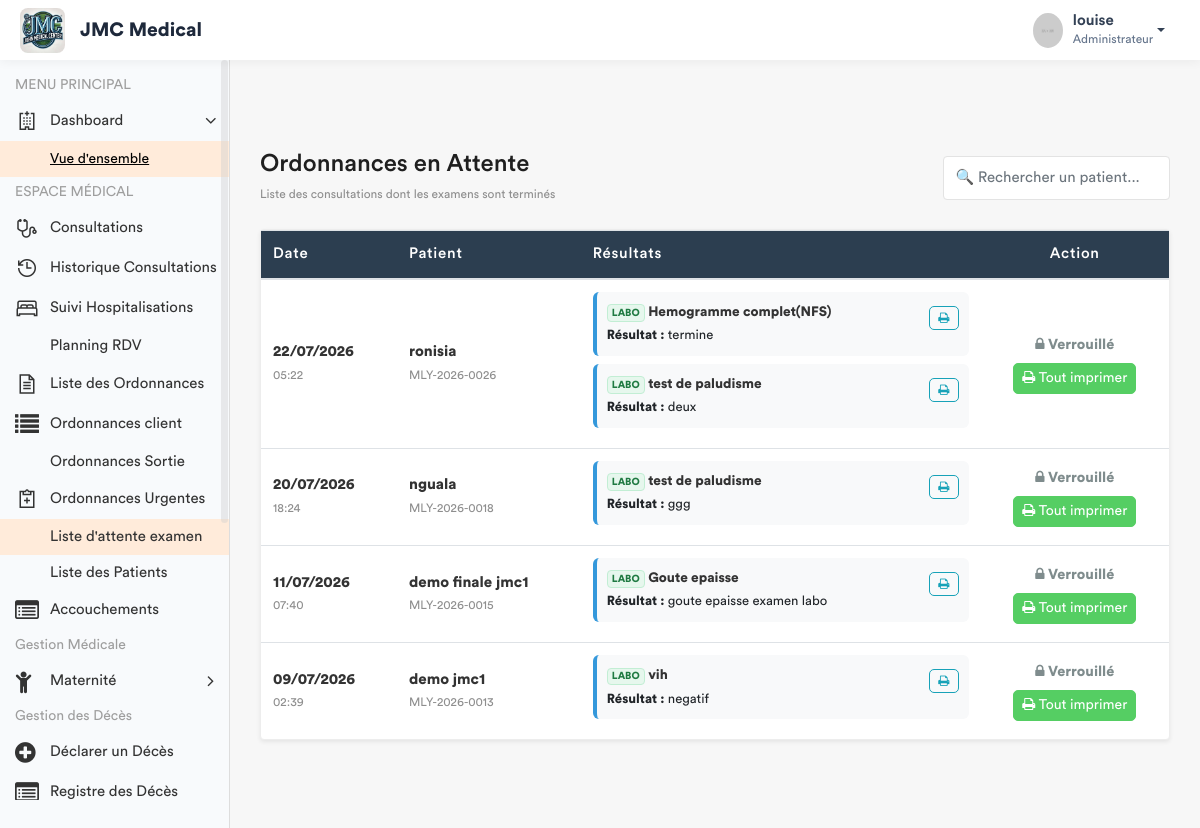
Before: /medecin/salle-d-attente/ (signed in) with the older database file.
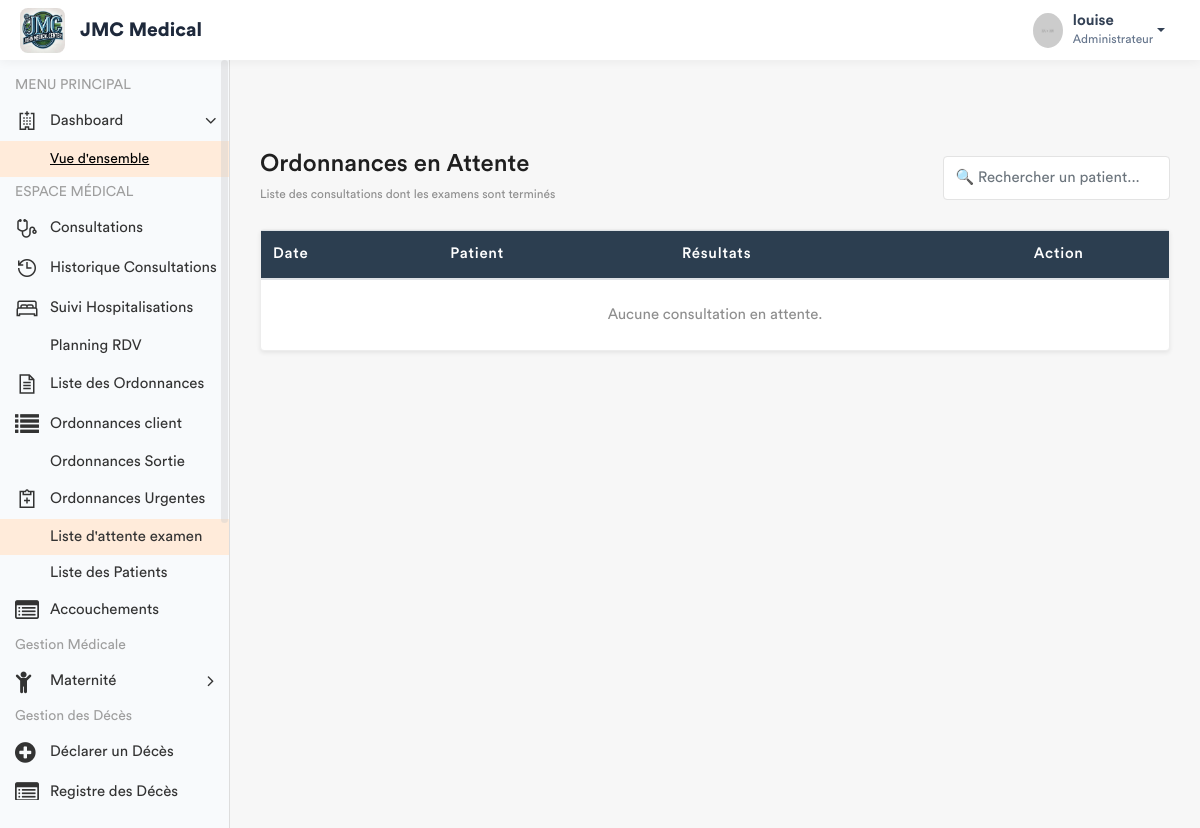
After: the same page with the newer database file.
### app/models.py (models this page shows, shortened)
class Consultation(models.Model):
    triage = models.OneToOneField(SigneVital, db_index=True, on_delete=models.CASCADE)
    medecin = models.ForeignKey(settings.AUTH_USER_MODEL, on_delete=models.SET_NULL, null=True)
    motif_consultation = models.TextField(verbose_name="Motif")
    antecedent = models.CharField(max_length  = 255 , null = True , blank = True)
    histoire_maladie = models.TextField(verbose_name="Histoire de la maladie")
    examen_physique = models.TextField(verbose_name="Examen physique")
    complement_d_anamnese = models.CharField(max_length=200, null=True)
    hypothese_diagnostique = models.TextField(verbose_name="Hypothèse diagnostique")
    date_creation = models.DateTimeField(default=timezone.now)
    consultation_payee = models.BooleanField(default=False, verbose_name="Consultation payée")
    session = models.OneToOneField(SessionSoins, on_delete=models.CASCADE, null=True)
    hopital = models.ForeignKey(Hopital , on_delete= models.SET_NULL , null = True)

class SigneVital(models.Model):
    patient = models.ForeignKey(Patient, on_delete=models.CASCADE)
    temperature = models.DecimalField(max_digits=4, decimal_places=1)
    poids = models.DecimalField(max_digits=5, decimal_places=2)
    tension_arterielle = models.CharField(max_length=10)
    frequence_cardiaque = models.IntegerField()
    frequence_respiratoire = models.IntegerField(null=True, blank=True)
    saturation_oxygene = models.IntegerField(null=True, blank=True)
    date_prelevement = models.DateTimeField(default=timezone.now)
    infirmier = models.ForeignKey(User, on_delete=models.SET_NULL, null=True)
    est_consulte = models.BooleanField(default=False)
    session = models.ForeignKey(SessionSoins, on_delete=models.CASCADE, related_name='signes_vitaux', null=True)
    hopital = models.ForeignKey(Hopital , on_delete= models.SET_NULL , null = True)

class Patient(models.Model):
    TYPE_CHOICES = [
        ('SIMPLE', 'Patient Simple'),
        ('FIDELE', 'Patient Fidèle'),
        ('CONVENTIONNE', 'Patient Conventionné'),
    ]
    code_patient = models.CharField(max_length=20, unique=True, editable=False)
    noms = models.CharField(max_length=100)
    service = models.ForeignKey('Service', on_delete=models.PROTECT, related_name='patients', null=True)
    sexe = models.CharField(max_length=1, choices=[('M', 'Masculin'), ('F', 'Féminin')])
    age = models.CharField(max_length=30)
    adresse = models.TextField()
    telephone = models.CharField(max_length=20)
    hopital = models.ForeignKey(Hopital , on_delete=models.SET_NULL , related_name= 'patient_hopital', null = True)
    type_patient = models.CharField(max_length=15, choices=TYPE_CHOICES, default='SIMPLE')
    a_carte_fidelite = models.BooleanField(default=False, verbose_name="Possède carte de fidélité")
    entreprise = models.ForeignKey(
        'Entreprise',
        on_delete=models.SET_NULL,
        null=True,
        blank=True,
        related_name='patients',
        verbose_name="Entreprise (si conventionné)"
    )
    fiche_payee = models.BooleanField(default=False)
    created_by = models.ForeignKey(User, on_delete=models.SET_NULL, null=True, related_name='patients_crees')
    date_creation = models.DateTimeField(auto_now_add=True)
    date_modification = models.DateTimeField(auto_now=True)

class DemandeExamen(models.Model):
    STATUT = [
        ('EN_ATTENTE', 'En attente'),
        ('TERMINE', 'Terminé'),
        ('ANNULE', 'Annulé'),
    ]
    consultation = models.ForeignKey('Consultation', related_name='examens', on_delete=models.CASCADE)
    prestation = models.ForeignKey('Prestation', on_delete=models.PROTECT)
    indication = models.TextField(blank=True, help_text="Note du médecin pour le technicien")
    resultat = models.TextField(blank=True, null=True)
    image_resultat = models.ImageField(upload_to='resultats_examens/', blank=True, null=True)
    technicien = models.ForeignKey(
        settings.AUTH_USER_MODEL,
        related_name='examens_realises',
        on_delete=models.SET_NULL,
        null=True,
        blank=True
    )
    statut = models.CharField(max_length=20, choices=STATUT, default='EN_ATTENTE')
    date_demande = models.DateTimeField(default=timezone.now)
    date_realisation = models.DateTimeField(null=True, blank=True)
    quantite = models.PositiveIntegerField(default=1)
    hopital = models.ForeignKey(Hopital , on_delete= models.SET_NULL , null = True)

class Prestation(models.Model):
    CATEGORIES = [
        ('ADM', 'Administratif'),
        ('CONS', 'Consultation'),
        ('LABO', 'Laboratoire'),
        ('SOIN', 'Soins'),
        ('ECHO', 'Échographie'),
        ('RADIO', 'Radiologie'),
        ('SCAN', 'Scanner'),
        ('IRM', 'IRM'),
        ('CARDIO', 'Cardiographie'),
        ('GYNECO', 'Gynécographie'),
        ('ONCO', 'Oncologie'),
        ('ORTHO', 'Orthopédie'),
        ('DERMA', 'Dermatologie'),
        ('OPHTA', 'Ophtalmologie'),
        ('PSY', 'Psychiatrie'),
        ('KINE', 'Rééducation / Kinésithérapie'),
        ('MED', 'Acte Médical'),
        ('CHIR', 'Acte Chirurgical'),
        ('CONS_MAT', 'Consultation Maternité'),
        ('MAT', 'Forfait Maternité / Accouchement'),
    ]
    libelle = models.CharField(max_length=200, verbose_name="Libellé")
    categorie = models.CharField(max_length=10, choices=CATEGORIES, verbose_name="Catégorie")
    prix = models.DecimalField(max_digits=10, decimal_places=2, default=Decimal('0.00'), verbose_name="Prix (CDF)")
    hopital =  models.ForeignKey(Hopital, on_delete= models.SET_NULL , null = True , related_name = 'hopital_prestation')
    valeur_normale = models.CharField(
        max_length=150, blank=True, null=True,
        verbose_name="Valeur Normale / Référence (Labo uniquement)",
        help_text="Ex: 70-110 mg/dl, Négatif, etc."
    )
    class Meta:
        verbose_name = "Prestation"
        verbose_name_plural = "Prestations"

### app/views.py (the view, shortened to what this page needs)
# urls.py: path('medecin/salle-d-attente/', views.liste_attente_ordonnance_view, name='liste_attente_medecin'),
@login_required
def liste_attente_ordonnance_view(request):
    role = Fonction.objects.select_related('hopital', 'fonctionKey').filter(userKey=request.user).first()
    hopital_user = role.hopital if role else None
    fonctionKey = role.fonctionKey.roleName if role and role.fonctionKey else None
    if not hopital_user:
        messages.error(request, "Votre compte n'est rattaché à aucun hôpital.")
        return redirect('enregistrement_patient')
    consultations_en_attente = Consultation.objects.filter(
        examens__statut='TERMINE',
        triage__patient__hopital=hopital_user
    ).prefetch_related(
        'examens__prestation',
        'ordonnance_set'
    ).distinct().order_by('-date_creation')
    for c in consultations_en_attente:
        c.ordonnance_existante = c.ordonnance_set.exists()
        c.examens_termines = c.examens.filter(statut='TERMINE')
    lits_disponibles = Lit.objects.filter(
        est_occupe=False,
        hopital=hopital_user
    ).select_related('chambre').order_by('nom_lit')
    return render(request, 'back-end/medecin/liste_attente.html', {
        'consultations_en_attente': consultations_en_attente,
        'lits_disponibles': lits_disponibles,
        'fonctionKey': fonctionKey,
        'now': timezone.now(),
    })

### app/templates/back-end/medecin/liste_attente.html (shortened to what the changed rows need)
{% load static %}
<!DOCTYPE html>
<html lang="fr">
<head>
    {% include 'back-end/includes/css.html' %}
</head>
<body>
    <div class="main-wrapper">
        <div class="page-wrapper">
            <div class="content container-fluid">
                <div class="card shadow-sm">
                    <div class="card-body p-0">
                        <div class="table-responsive">
                            <table class="table table-hover mb-0" id="tablePatients">
                                <thead style="background: #2c3e50; color: white;">
                                    <tr>
                                        <th>Date</th>
                                        <th>Patient</th>
                                        <th>Résultats</th>
                                        <th class="text-center">Action</th>
                                    </tr>
                                </thead>
                                <tbody>
                                    {% for c in consultations_en_attente %}
                                    <tr>
                                        <td class="align-middle">
                                            <strong>{{ c.date_creation|date:"d/m/Y" }}</strong><br>
                                            <small class="text-muted">{{ c.date_creation|date:"H:i" }}</small>
                                        </td>
                                        <td class="align-middle">
                                            <strong>{{ c.triage.patient.noms }}</strong><br>
                                            <small class="text-muted">{{ c.triage.patient.code_patient }}</small>
                                        </td>
                                        <td class="align-middle">
                                            {% if c.examens_termines %}
                                                {% for exam in c.examens_termines %}
                                                <div class="exam-card">
                                                    <div class="exam-info">
                                                        <span class="badge
                                                            {% if exam.prestation.categorie == 'LABO' %}badge-labo
                                                            {% elif exam.prestation.categorie == 'RADIO' %}badge-radio
                                                            {% else %}badge-echo{% endif %}">
                                                            {{ exam.prestation.categorie }}
                                                        </span>
                                                        <strong>{{ exam.prestation.libelle }}</strong>
                                                        {% if exam.resultat %}
                                                            <span class="result-text">
                                                                <strong>Résultat :</strong> {{ exam.resultat }}
                                                            </span>
                                                        {% else %}
                                                            <span class="empty-result">Aucun résultat texte saisi</span>
                                                        {% endif %}
                                                    </div>
                                                    <a href="{% url 'imprimer_resultat' exam.id %}" target="_blank" class="btn btn-outline-info btn-exam">
                                                        <i class="fa fa-print"></i>
                                                    </a>
                                                </div>
                                                {% endfor %}
                                            {% else %}
                                                <small class="text-muted">Aucun résultat disponible</small>
                                            {% endif %}
                                        </td>
                                        <td class="text-center align-middle">
                                            {% if c.ordonnance_existante %}
                                                <div class="status-locked">
                                                    <i class="fa fa-lock"></i> Verrouillé
                                                </div>
                                                <a href="{% url 'imprimer_consultation' c.id %}" target="_blank" class="btn btn-success btn-sm mt-2">
                                                    <i class="fa fa-print"></i> Tout imprimer
                                                </a>
                                            {% else %}
                                                <button type="button" class="btn btn-primary btn-sm" data-toggle="modal" data-target="#modal{{ c.id }}">
                                                    <i class="fa fa-pencil-alt"></i> Traiter
                                                </button>
                                            {% endif %}
                                        </td>
                                    </tr>
                                    {% empty %}
                                    <tr>
                                        <td colspan="4" class="text-center p-4 text-muted">
                                            Aucune consultation en attente.
                                        </td>
                                    </tr>
                                    {% endfor %}
                                </tbody>
                            </table>
                        </div>
                    </div>
                </div>
            </div>
        </div>
    </div>
</body>
</html>

Changed rows visible on the page:
no longer on this page (row unchanged): Consultation: date_creation "22/07/2026", date_creation "05:22", triage.patient.noms "ronisia", triage.patient.code_patient "MLY-2026-0026", shows "Verrouillé"
removed DemandeExamen: prestation.categorie "LABO", prestation.libelle "Hemogramme complet(NFS)", resultat "termine", shown under "22/07/2026"
removed DemandeExamen: prestation.categorie "LABO", prestation.libelle "test de paludisme", resultat "deux", shown under "22/07/2026"
no longer on this page (row unchanged): Consultation: date_creation "20/07/2026", date_creation "18:24", triage.patient.noms "nguala", triage.patient.code_patient "MLY-2026-0018", shows "Verrouillé"
removed DemandeExamen: prestation.categorie "LABO", prestation.libelle "test de paludisme", resultat "ggg", shown under "20/07/2026"
no longer on this page (row unchanged): Consultation: date_creation "11/07/2026", date_creation "07:40", triage.patient.noms "demo finale jmc1", triage.patient.code_patient "MLY-2026-0015", shows "Verrouillé"
removed DemandeExamen: prestation.categorie "LABO", prestation.libelle "Goute epaisse", resultat "goute epaisse examen labo", shown under "11/07/2026"
no longer on this page (row unchanged): Consultation: date_creation "09/07/2026", date_creation "02:39", triage.patient.noms "demo jmc1", triage.patient.code_patient "MLY-2026-0013", shows "Verrouillé"
removed DemandeExamen: prestation.categorie "LABO", prestation.libelle "vih", resultat "negatif", shown under "09/07/2026"
Other visible differences:
text now shown: "Aucune consultation en attente."
